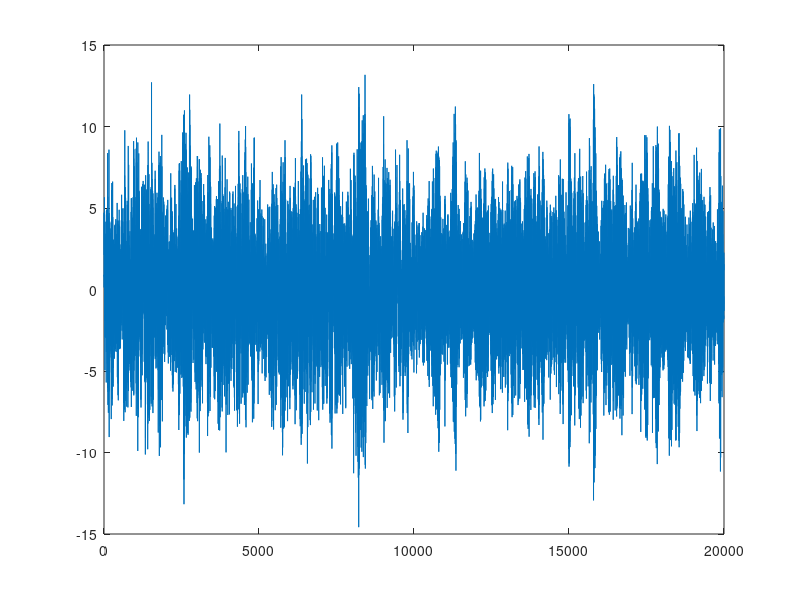

Source code (MATLAB): (Note: this script raises an error after producing the figure.)
% !!! All variable names are based on the Digital Telecommunications Book
% by Karayiannidis and Papph

%% Load the input signal
load source.mat;
 plot(t);

 mse = zeros(3,6);

 signal_1 = t(1:5000);
 signal_2 = t(5001:10000);
 signal_3 = t(10001:15000);
 signal_4 = t(15001:20000);

 e_all = {};
 y_all = {};
%% Initialize Variables
all_a = {};
for p = 6:4:10
    for N=1:3
        % m - input signal vector
        m=signal_3;
        % # of Input Signal samples
        input_size = numel(m);
        % Output of recostructed samples - Output Signal
        y = zeros(input_size,1);
        
        % Order of Predictor
        % p = 10;
        % % Quantization Bits
        % N = 3;
        % Dynamic Range
        min_value =-3.5;
        max_value = 3.5;
        
        % Memory for the Predictor Input: Keeps last p values
        y_memory = zeros(p,1);
        y_memory_dec = zeros(p,1);
        % Approximation of m for Transmitter and Receiver
        m_cap = zeros(input_size,1);
        m_cap_dec = zeros(input_size,1);
        % Error of input-approximation of input
        e = zeros(input_size, 1);
        % Quantization Levels of input samples
        e_q_level = zeros(input_size, 1);
        % Quantized Error Vector
        e_q = zeros(input_size, 1);
        
        %% Autocorellation and Coefficients
        [a, R_cap_matrix, r_cap_vector] = autocorrelation(m, p);
        a_centers = zeros(2^8,1);
        
        % Quantization of the Coefficients to be used and send to receiver
        for i = 1:numel(a)
            if i==1
                [a(i), a_centers] = my_quantizer(a(i), 8, -2, 2);
            else
                a(i) = my_quantizer(a(i), 8, -2, 2, a_centers);
            end
        end
        
        a(:) = a_centers(a(:));
        
        %% Testing Autocorellation Matrix with built-in Matlab function
        
        % Calculate the sample autocorrelation function
        
        % Rx_sample = xcorr(m, m, p,'unbiased');
        % 
        % for i = 1:p
        %     for j = 1:p
        %         R_cap_test(i,j) = Rx_sample(i+6-j);
        %     end
        % end
        % 
        % immse(R_cap_test, R_cap_matrix)
        
        %% Encoding Process
        for i = 1:input_size
        
            %%%%%%%%%%%%%%%%%%%%%%%%%%%%%%%%%%%%%%%%%%%%
            % sample = t(iter);
            % m = [m, sample];
            
            % Linear Predictor Filter in -1 timestep
            m_cap(i) = sum(a.*flip(y_memory));
        
            % Find the current timestep error
            e(i) = m(i) - m_cap(i);
        
            % Get it's quantization level
            % To avoid findind the centers again in each iteration
            if i==1
                [e_q_level(i), centers] = my_quantizer(e(i), N, min_value, max_value);
                centers = centers';
            else
                e_q_level(i) = my_quantizer(e(i), N, min_value, max_value, centers);
            end
            
            % Get the current timestep quantized error
            e_q(i) = centers(e_q_level(i));
        
            % Find the error + approximation value and put it into Predictor's
            % Memory
            y_cap = e_q(i) + m_cap(i);
            y_memory = [y_memory(2:end)', y_cap]';
        end
        
        %% Decoding Process
        for i = 1:input_size
            
            % Linear Predictor Filter in -1 timestep
            m_cap_dec(i) = sum(a.*flip(y_memory_dec));
            
            % Get the output value of the receiver
            y(i) = e_q(i) + m_cap_dec(i);
            
            % Keep a memory of the last p values of the output to use in the
            % Predictor
            y_memory_dec = [y_memory_dec(2:end)',y(i)]';
        end
    
        e_all = [e_all, {e}];
        y_all = [y_all, {y}];
        mseall(N,p-4) = immse(m, m_cap);
        
    end
    all_a = [all_a, {a}];
end




